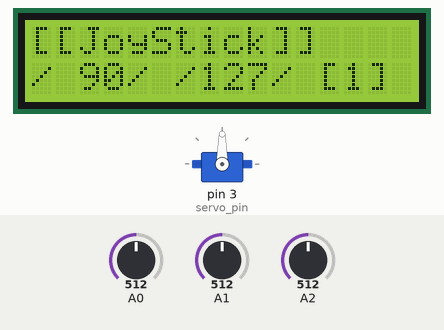
Recording of a sketch running on a simulated Arduino Uno, built with avr-gcc and run on an emulated ATmega328P. Shown: 16×2 character LCD, servo. The inputs (shaded band) are chosen by the test bench; at power-on: A0 = 512, A1 = 512, A2 = 512.

Above: at 1.2 s.
1.3 s: A0 set to 716
At 2.2 s:
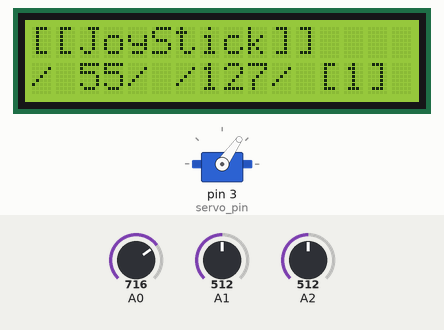
2.8 s: A0 set to 900
At 3.3 s:
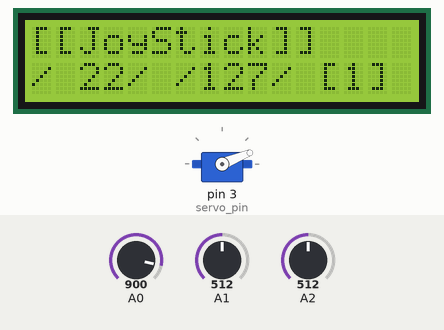
4.3 s: A0 set to 1023
At 5.5 s:
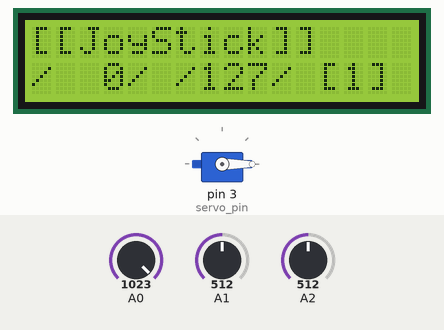
5.8 s: A0 set to 306
At 6.8 s:
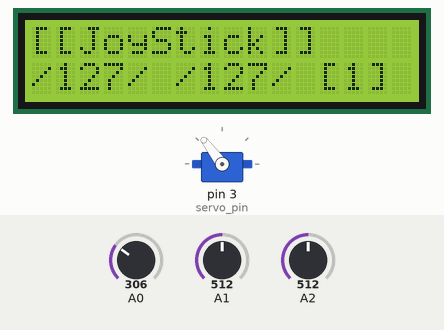
7.3 s: A1 set to 716
At 8.0 s:
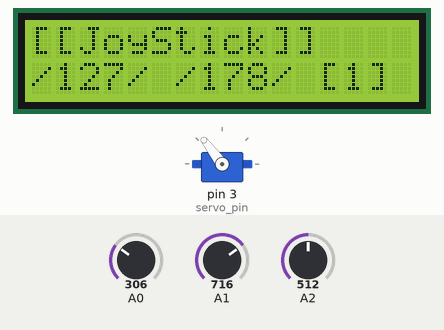
8.8 s: A2 set to 0
At 10.3 s:
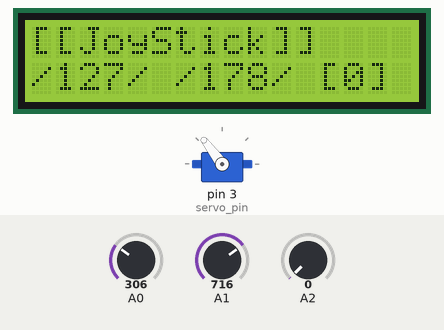
Timing chart, 0 to 11.3 s (numbered marks = the images above; inputs shaded):
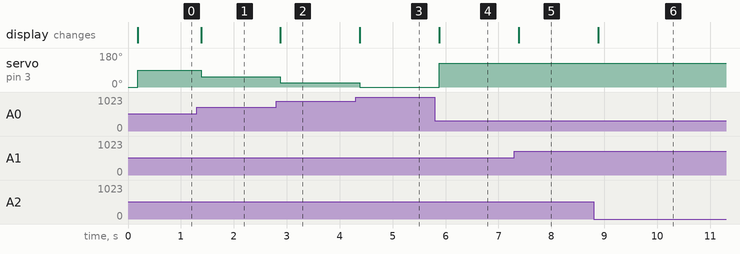

Measured:
- after the input at 1.3 s, servo on pin 3 (servo_pin): 90° → 55° after 0.08 s; the display: changes after 0.08 s (image 1)
- after the input at 2.8 s, servo on pin 3 (servo_pin): 55° → 22° after 0.08 s; the display: changes after 0.08 s (image 2)
- after the input at 4.3 s, servo on pin 3 (servo_pin): 22° → 0° after 0.08 s; the display: changes after 0.08 s (image 3)
- after the input at 5.8 s, servo on pin 3 (servo_pin): 0° → 127° after 0.08 s; the display: changes after 0.08 s (image 4)
- after the input at 7.3 s, the display: changes after 0.08 s (image 5)
- after the input at 8.8 s, the display: changes after 0.08 s (image 6)

The sketch:

ex38_joystick_with_lcd.ino
```cpp
#include <MiniCom.h>
#include <Analog.h>
#include <BUTTON.h>
#include <Servo.h>

Servo servo;
int servo_pin = 3;

MiniCom com;
Analog x(A0, 180, 0);
Analog y(A1);
Analog z(A2);

void setup() {
  // put your setup code here, to run once:
  com.init();
  com.setInterval(100, check); // 0.1초마다 값을 확인
  com.print(0, "[[JoyStick]]");

  servo.attach(servo_pin);
  servo.write(0);
}

void loop() {
  // put your main code here, to run repeatedly:
  com.run();
}

void check() {
  int dx, dy;
  boolean sw;

  dx = x.read();
  dy = y.read();
  sw = z.read();

  // 조이스틱 값으로 servo 모터 조정
  servo.write(dx);

  char buf[17];
  sprintf(buf, "/%3d/ /%3d/ [%d]", dx, dy, sw);
  com.print(1, buf);
}
```
